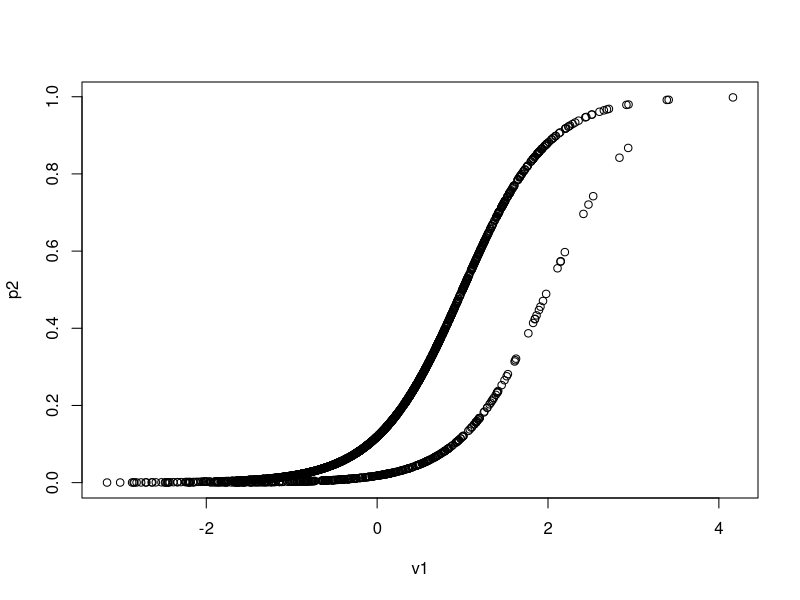
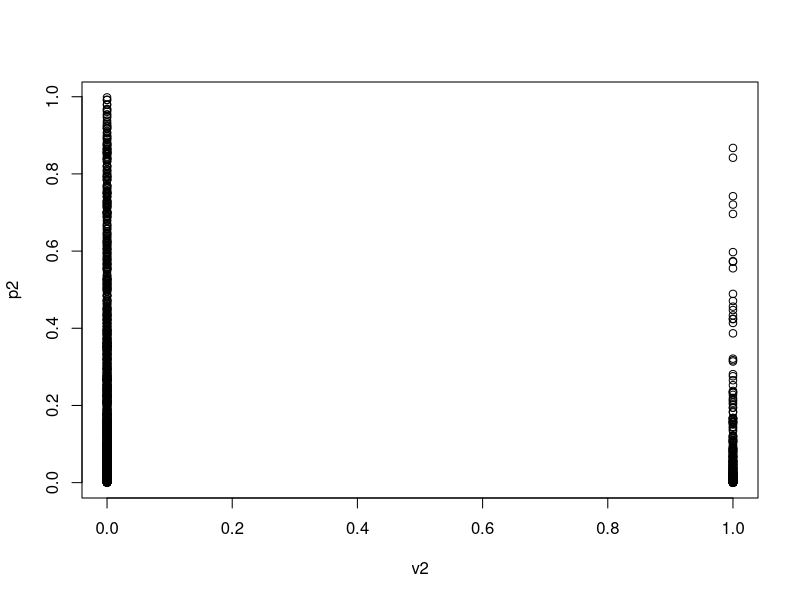
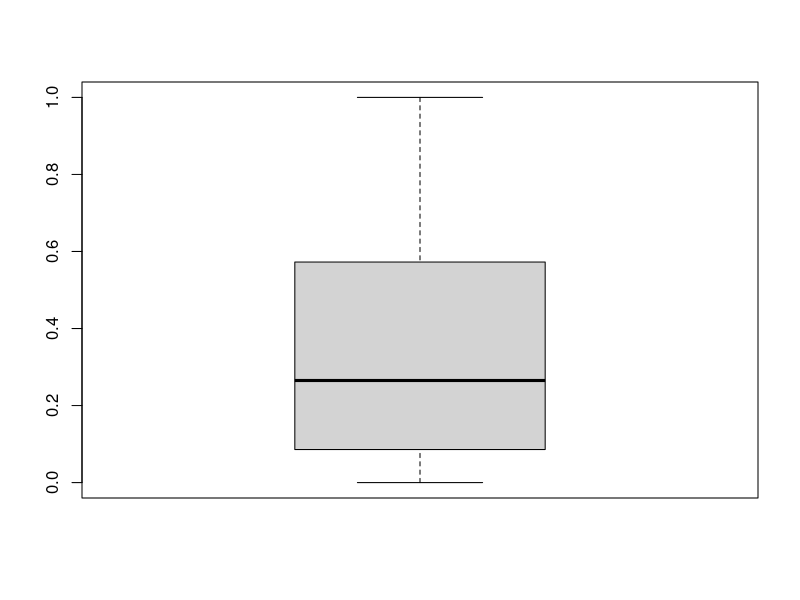
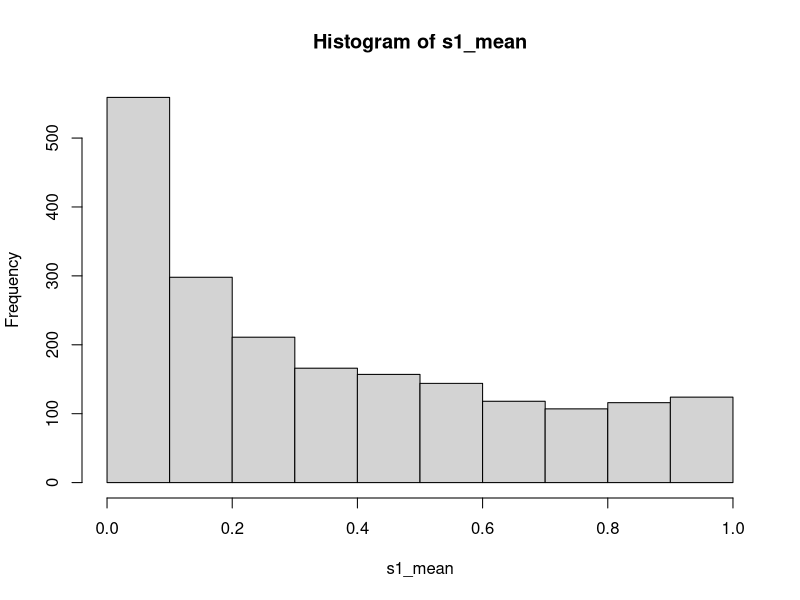

The R source for these figures, in order:
# Set random seed #
set.seed(1234567)

# Step 1. Generate data #

# Step 1.1. Generate school level and student level covariates # 
# number of schools = 1, ..., H, number of student per school = 1, ... ,K-h 
# Set the number of schools to be 2000 #
# Generate the number of student per school to be N(600,270), min = 30 and max = 4000
# Students per school is based on FL data  

# Generate two school-level covariates, V1 & V2 
# V1~ is continuous N(0, 1), V2 is binary Ber(0.2)

# Generate two student level covariates X1 & X2 
# x1 is continuous N(V1_h, 1), in each school h, mean of x1 equals to v1  
# x2 is binary Ber(0.5)
# x1[[h]] = x1 of school h, same for x2[[h]] 

H=2000
K=rep(NA,H)
v1=rep(NA,H)
v2=rep(NA,H)
x1=NULL
x2=NULL

for (h in 1:H){
  K[h]=as.integer(rnorm(H,600,270)) # k= # number of student per school 
  if(K[h]<30) {
    K[h]=30}
  if(K[h]>4000) {
    K[h]=4000
  }
  v1[h]=rnorm(1,0,1) # v1~N(0,1)
  v2[h]=rbinom(1,1,0.2) # v2 is binary with p=0.2
  x1[[h]]=rep(NA,K[h])
  x2[[h]]=rep(NA,K[h])
  x1[[h]]=rnorm(K[h],v1[h],1) # x1~N(v1,1)
  x2[[h]]=rbinom(K[h],1,0.5) # x2 is binary with p = 0.5
}


# Step 1.2. Simulate potential outcomes for all students in all schools #

# u1-u5 are level 2 school level random errors, all follow N(0,1)#
# All residual covariaces are assumed to be zero #
u0=rnorm(H,0,1) 
u1=rnorm(H,0,1) 
u2=rnorm(H,0,1)
u3=rnorm(H,0,1)
u4=rnorm(H,0,1)
u5=rnorm(H,0,1)

# Below are coefficients for the MLM treatment effect # 
# All other coefficients that are in the draft but not listed here are either 0 or 1 #
pi30=1 # unconditional effect of treatment effect (TE) #
pi31=0.5 # impact of v1 on TE
pi32=0.5 # impact of v2 on TE
pi40=0.5 # impact of x1 on TE
pi41=0.5 # impact of x2 on TE
pi42=0.2 # impact of x1v1 on TE
pi50=0.2 # impact of x1v2 on TE
pi51=0.2 # impact of x2v1 on TE
pi52=0.2 # impact of x2v2 on TE

y0=NULL #potential outcome for control units
y1=NULL #potential outcome for treated units
TE=NULL #true treatment effect 
phi0=NULL
phi1=NULL
phi2=NULL
e=NULL
for (h in 1:H){
  y0[[h]]=rep(NA,K[h])
  y1[[h]]=rep(NA,K[h])
  TE[[h]]=rep(NA,K[h])
  e[[h]]=rep(NA,K[h])
  e[[h]]=rnorm(K[h],0,1) # student level random error follows N(0,1)
  
  phi0[h]=pi30+pi31*v1[h]+pi32*v2[h]+u3[h]
  phi1[h]=pi40+pi41*v1[h]+pi42*v2[h]+u4[h]
  phi2[h]=pi50+pi51*v1[h]+pi52*v2[h]+u5[h]
  
  for (k in 1:K[h]){
    y0[[h]][k]=v1[h]+v2[h]+u0[h]+x1[[h]][k]*(v1[h]+v2[h]+u1[h])+x2[[h]][k]*(v1[h]+v2[h]+u2[h])+e[[h]][k]
    y1[[h]][k]=y0[[h]][k]+phi0[h]+phi1[h]*x1[[h]][k]+phi2[h]*x2[[h]][k]+e[[h]][k]
    TE[[h]][k]=phi0[h]+phi1[h]*x1[[h]][k]+phi2[h]*x2[[h]][k]
  }
}

# Step 1.3.Generate selection probabilities 

# Generate school selection probability
# Set up school parameters. (p is approximately 0.2)
alpha0=-2
alpha1= 2
alpha2=-2

p2=NULL # school level selection probability
s2=NULL  # s2=1 indicates school selected into sample 
z2=NULL #z2=1 indicates a sampled school was assigned the treatment condition

for (h in 1:H){
  p2[h]=1/(1+exp(-(alpha0+alpha1*v1[h]+alpha2*v2[h])))
  s2[h]=rbinom(1,1,p2[h])
  if(s2[h]==1) z2[h]=rbinom(1,1,0.5) else z2[h]=NA  # assign schools to treatment or control group #
}

mean(p2)
plot(v1,p2)
plot(v2,p2)


# Generate student selection probability 
# Below are coefficiences for the ML logistics regression for selection
# 
tau00=-2 # unconditional selection probability 
tau01=1 # impact of v1 on selection
tau02=1 # impact of v2 on selection
tau10=1 # impact of x1
tau11=0.5 # impact of x1v1
tau12=0.5 # impact of x1v2
tau20=1 # impact of x2
tau21=0.5 # impact of x2v1
tau22=0.5 # impact of x2v2

# random effects
#omega0=rnorm(H,0,1) 
#omega1=rnorm(H,0,1) 
#omega2=rnorm(H,0,1)

eta0=eta1=eta2=NULL
p1=NULL
s1=NULL

p1_mean=NULL 
s1_mean=NULL

for (h in 1:H){
  p1[[h]]=rep(NA,K[h]) #student level probability 
  s1[[h]]=rep(NA,K[h]) # Indicator for student selection
#  e[[h]]=rep(NA,K[h])
#  e[[h]]=rnorm(K[h],0,1) # student level random error follows N(0,1)
  
  eta0[h]=tau00+tau01*v1[h]+tau02*v2[h]
  eta1[h]=tau10+tau11*v1[h]+tau12*v2[h]
  eta2[h]=tau20+tau21*v1[h]+tau22*v2[h]
  
  for (k in 1:K[h]){
    p1[[h]][k]=1/(1+exp(-(eta0[h]+eta1[h]*x1[[h]][k]+eta2[h]*x2[[h]][k])))
    s1[[h]][k]=rbinom(1,1,p1[[h]][k])
  }
  p1_mean[h]=mean(p1[[h]])
  s1_mean[h]=mean(s1[[h]])
}
boxplot(s1_mean)
hist(s1_mean)

##########################################################
# Step 2. Saving all variables into a dataframe # 

# flatten all lists of variables 
y1_l=unlist(y1)
y0_l=unlist(y0)
x1_l=unlist(x1)
x2_l=unlist(x2)
s1_l=unlist(s1)

#generate school IDs
schid=rep(seq(1:H),K)
# generate student IDs
studentid=sequence(K)

#repeat v1,v2,s2,z2 by # students in the school 
v1_l=rep(v1,K)
v2_l=rep(v2,K)
s2_l=rep(s2,K)
z2_l=rep(s2,K)

# generate outcome variable y for students in the sample 
y=NULL
for (h in 1:H){
  y[[h]]=rep(NA,K[h])
  if (s2[h]==1 & z2[h]==1){
    for (k in 1:K[h]){
      y[[h]][k]=y1[[h]][k]
    }
  }
  else if (s2[h]==1 & z2[h]==0){
    for (k in 1:K[h]){
      y[[h]][k]=y0[[h]][k]
    }
  }
    else {
      for (k in 1:K[h]){
        y[[h]][k]=NA
    }
    }
}
y_l=unlist(y)

#combine all variables 
dataset=data.frame(cbind(schid,studentid,y_l,s1_l,s2_l,z2_l,x1_l,x2_l,v1_l,v2_l))


##########################################################


  